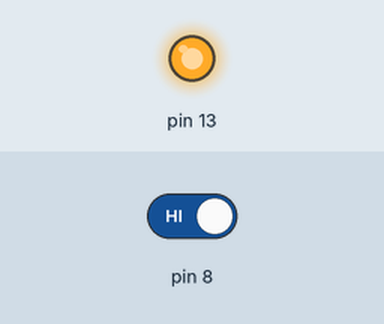
A sketch run on a simulated Arduino Uno, built with avr-gcc and run on an emulated ATmega328P. On the bench: output pins drawn as LEDs (lit = HIGH). The test bench sets the inputs (shaded band); at power-on: pin 8 HIGH.

Above: at 8.8 s.
8.9 s: pin 8 driven LOW
At 12.9 s:
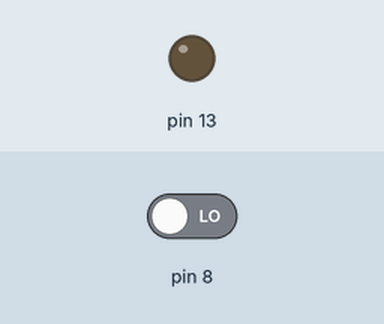
13.9 s: pin 8 driven HIGH
At 17.1 s:
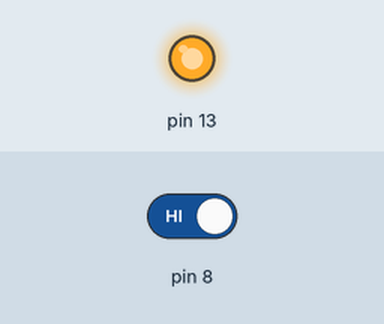
Timing chart, 0 to 18.6 s (numbered marks = the images above; inputs shaded):
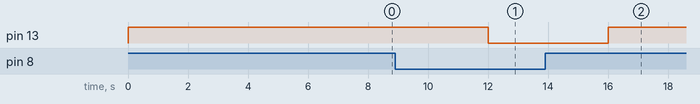

The sketch:

autometic_watring_system.ino
```cpp
int DC_WATER_PUMP = 13;
int sensor = 8;
int val;
void setup() {
  pinMode(13,OUTPUT);
  pinMode(8,INPUT);

}

void loop() {
   val = digitalRead(8);

  if(val ==LOW)
  {
  digitalWrite(13,LOW);
  }
  else
  {
  digitalWrite(13,HIGH);
  }
  delay(4000);
}
```

Measured:
- after the input at 8.9 s, pin 13: HIGH → LOW after 3.1 s
- after the input at 13.9 s, pin 13: LOW → HIGH after 2.1 s
